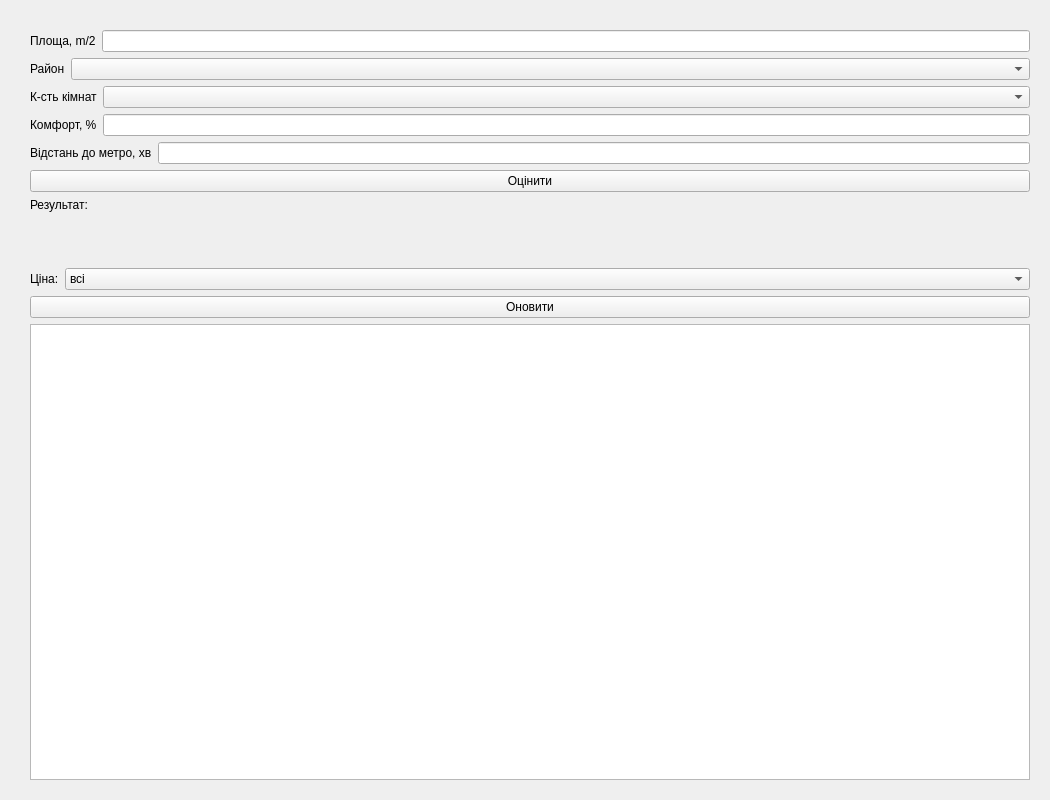
<?xml version="1.0" encoding="UTF-8"?>
<ui version="4.0">
 <class>rentWidget</class>
 <widget class="QWidget" name="rentWidget">
  <property name="geometry">
   <rect>
    <x>0</x>
    <y>0</y>
    <width>1050</width>
    <height>800</height>
   </rect>
  </property>
  <property name="sizePolicy">
   <sizepolicy hsizetype="Fixed" vsizetype="Fixed">
    <horstretch>0</horstretch>
    <verstretch>0</verstretch>
   </sizepolicy>
  </property>
  <property name="windowTitle">
   <string>Оцінка вартості квартири</string>
  </property>
  <widget class="QWidget" name="verticalLayoutWidget">
   <property name="geometry">
    <rect>
     <x>30</x>
     <y>30</y>
     <width>1000</width>
     <height>750</height>
    </rect>
   </property>
   <layout class="QVBoxLayout" name="verticalLayout">
    <item>
     <layout class="QHBoxLayout" name="horizontalLayout_2">
      <item>
       <widget class="QLabel" name="label_2">
        <property name="text">
         <string>Площа, m/2</string>
        </property>
       </widget>
      </item>
      <item>
       <widget class="QLineEdit" name="areaEditBox"/>
      </item>
     </layout>
    </item>
    <item>
     <layout class="QHBoxLayout" name="horizontalLayout_3">
      <item>
       <widget class="QLabel" name="label_3">
        <property name="sizePolicy">
         <sizepolicy hsizetype="Preferred" vsizetype="Preferred">
          <horstretch>0</horstretch>
          <verstretch>0</verstretch>
         </sizepolicy>
        </property>
        <property name="text">
         <string>Район</string>
        </property>
       </widget>
      </item>
      <item>
       <widget class="QComboBox" name="districtComboBox">
        <property name="sizePolicy">
         <sizepolicy hsizetype="Expanding" vsizetype="Fixed">
          <horstretch>0</horstretch>
          <verstretch>0</verstretch>
         </sizepolicy>
        </property>
        <property name="currentText">
         <string/>
        </property>
        <property name="currentIndex">
         <number>-1</number>
        </property>
        <item>
         <property name="text">
          <string>Голосіївський</string>
         </property>
        </item>
        <item>
         <property name="text">
          <string>Дарницький</string>
         </property>
        </item>
        <item>
         <property name="text">
          <string>Деснянський</string>
         </property>
        </item>
        <item>
         <property name="text">
          <string>Дніпровський</string>
         </property>
        </item>
        <item>
         <property name="text">
          <string>Оболонський</string>
         </property>
        </item>
        <item>
         <property name="text">
          <string>Печерський</string>
         </property>
        </item>
        <item>
         <property name="text">
          <string>Подільський</string>
         </property>
        </item>
        <item>
         <property name="text">
          <string>Святошинський</string>
         </property>
        </item>
        <item>
         <property name="text">
          <string>Солом'янський</string>
         </property>
        </item>
        <item>
         <property name="text">
          <string>Шевченківський</string>
         </property>
        </item>
       </widget>
      </item>
     </layout>
    </item>
    <item>
     <layout class="QHBoxLayout" name="horizontalLayout_4">
      <item>
       <widget class="QLabel" name="label_4">
        <property name="text">
         <string>К-сть кімнат</string>
        </property>
       </widget>
      </item>
      <item>
       <widget class="QComboBox" name="roomComboBox">
        <property name="sizePolicy">
         <sizepolicy hsizetype="Expanding" vsizetype="Fixed">
          <horstretch>0</horstretch>
          <verstretch>0</verstretch>
         </sizepolicy>
        </property>
        <property name="toolTipDuration">
         <number>-1</number>
        </property>
        <property name="currentText">
         <string/>
        </property>
        <property name="currentIndex">
         <number>-1</number>
        </property>
        <item>
         <property name="text">
          <string>1</string>
         </property>
        </item>
        <item>
         <property name="text">
          <string>2</string>
         </property>
        </item>
        <item>
         <property name="text">
          <string>3</string>
         </property>
        </item>
        <item>
         <property name="text">
          <string>4</string>
         </property>
        </item>
        <item>
         <property name="text">
          <string>5</string>
         </property>
        </item>
       </widget>
      </item>
     </layout>
    </item>
    <item>
     <layout class="QHBoxLayout" name="horizontalLayout_5">
      <item>
       <widget class="QLabel" name="label_5">
        <property name="text">
         <string>Комфорт, %</string>
        </property>
       </widget>
      </item>
      <item>
       <widget class="QLineEdit" name="comfortEditBox"/>
      </item>
     </layout>
    </item>
    <item>
     <layout class="QHBoxLayout" name="horizontalLayout_6">
      <item>
       <widget class="QLabel" name="label_6">
        <property name="text">
         <string>Відстань до метро, хв</string>
        </property>
       </widget>
      </item>
      <item>
       <widget class="QLineEdit" name="subwayTimeEditBox"/>
      </item>
     </layout>
    </item>
    <item>
     <layout class="QHBoxLayout" name="horizontalLayout_7">
      <item>
       <widget class="QPushButton" name="estimateButton">
        <property name="text">
         <string>Оцінити</string>
        </property>
       </widget>
      </item>
     </layout>
    </item>
    <item>
     <widget class="QLabel" name="estimateResultLabel">
      <property name="text">
       <string>Результат:</string>
      </property>
     </widget>
    </item>
    <item>
     <spacer name="horizontalSpacer">
      <property name="orientation">
       <enum>Qt::Horizontal</enum>
      </property>
      <property name="sizeHint" stdset="0">
       <size>
        <width>40</width>
        <height>50</height>
       </size>
      </property>
     </spacer>
    </item>
    <item>
     <layout class="QHBoxLayout" name="horizontalLayout">
      <item>
       <widget class="QLabel" name="label_7">
        <property name="text">
         <string>Ціна:</string>
        </property>
       </widget>
      </item>
      <item>
       <widget class="QComboBox" name="filterComboBox">
        <property name="sizePolicy">
         <sizepolicy hsizetype="Expanding" vsizetype="Fixed">
          <horstretch>0</horstretch>
          <verstretch>0</verstretch>
         </sizepolicy>
        </property>
        <item>
         <property name="text">
          <string>всі</string>
         </property>
        </item>
        <item>
         <property name="text">
          <string>дуже низька</string>
         </property>
        </item>
        <item>
         <property name="text">
          <string>низька</string>
         </property>
        </item>
        <item>
         <property name="text">
          <string>нище середньої</string>
         </property>
        </item>
        <item>
         <property name="text">
          <string>середня</string>
         </property>
        </item>
        <item>
         <property name="text">
          <string>вище середньої</string>
         </property>
        </item>
        <item>
         <property name="text">
          <string>висока</string>
         </property>
        </item>
        <item>
         <property name="text">
          <string>дуже висока</string>
         </property>
        </item>
       </widget>
      </item>
     </layout>
    </item>
    <item>
     <widget class="QPushButton" name="filterButton">
      <property name="text">
       <string>Оновити</string>
      </property>
     </widget>
    </item>
    <item>
     <widget class="QTableView" name="flatsTableView"/>
    </item>
   </layout>
  </widget>
 </widget>
 <resources/>
 <connections/>
</ui>
